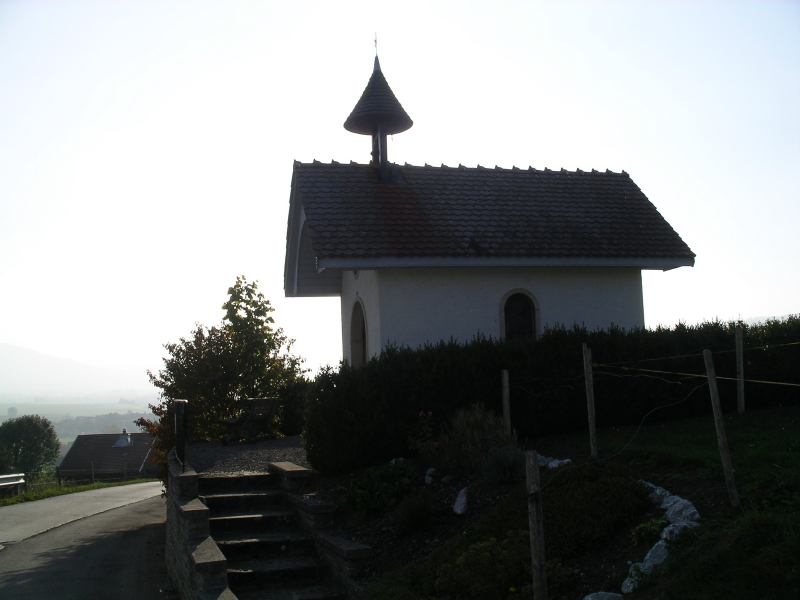
#> input picture Otsu/image.jpg, 1600 x 1200 px (shown at 1/2 size)
$ python otsu.py
#> lines starting #> are read from the running program, lines starting #| are printed output that depends on the picture
import numpy as np
import cv2
from matplotlib import pyplot as plt

def otsu(image):
    nbins = 256
    hist, bins = np.histogram(image.flatten(), nbins, [0, nbins], density=True)

    w0 = 0
    sum0 = 0
    ut = np.dot(hist, np.arange(nbins))

    max_sigma = -1 # sigma = variance
    max_sigma_position = -1

    for t in range(1, nbins):
        w0 += hist[t-1]
        w1 = 1.0 - w0

        if (w0 == 0 or w1 == 0):
            continue

        sum0 += (t-1) * hist[t-1]
        u0 = sum0 / w0
        u1 = (ut - (w0 * u0)) / w1

        curr_sigma = w0 * w1 * ((u0 - u1)**2)
        if (curr_sigma > max_sigma):
            max_sigma = curr_sigma
            max_sigma_position = t

    return max_sigma_position


def otsu_hist_equalization(image):
    img = cv2.cvtColor(image, cv2.COLOR_BGR2HSV)

    v_channel = img[:, :, 2]

    threshold = otsu(v_channel)
    print("Threshold =", threshold)

    nbins = 256
    hist, bins = np.histogram(v_channel.flatten(), nbins, [0, nbins])

    hist_acc = hist.cumsum()
    hist_acc_threshold = hist_acc[:threshold]

    LUT = np.arange(256, dtype=np.uint8)
    x = (threshold - 1) / hist_acc_threshold[-1]
    LUT[:threshold] = x * hist_acc_threshold

    v_channel[:] = LUT[v_channel]

    img = cv2.cvtColor(img, cv2.COLOR_HSV2BGR)
    return img


# MAIN
if __name__ == '__main__':
    image = cv2.imread('image.jpg', cv2.IMREAD_COLOR)
#> image is the input picture: shape (1200, 1600, 3); mean B, G, R 130.6, 130.4, 127.6

    if (image.shape[0] > 1000 or image.shape[1] > 1000):
       image = cv2.resize(image, (0,0), fx=0.5, fy=0.5)
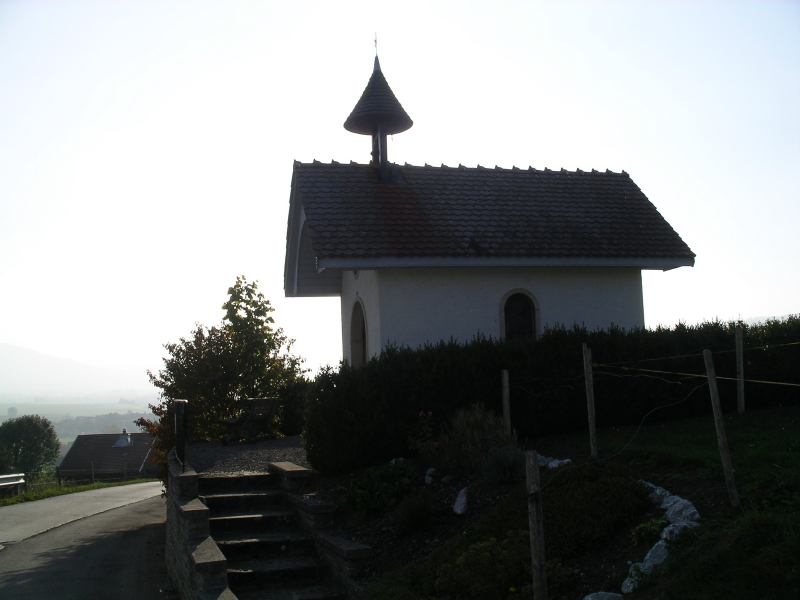
#> image: shape (600, 800, 3); mean B, G, R 130.7, 130.5, 127.7

    equalized_img = otsu_hist_equalization(image)
#> in otsu_hist_equalization, `img = cv2.cvtColor(image, cv2.COLOR_BGR2HSV)`: img: shape (600, 800, 3); mean H, S, V 61.5, 36.4, 132.5
#> in otsu_hist_equalization, `v_channel = img[:, :, 2]`:
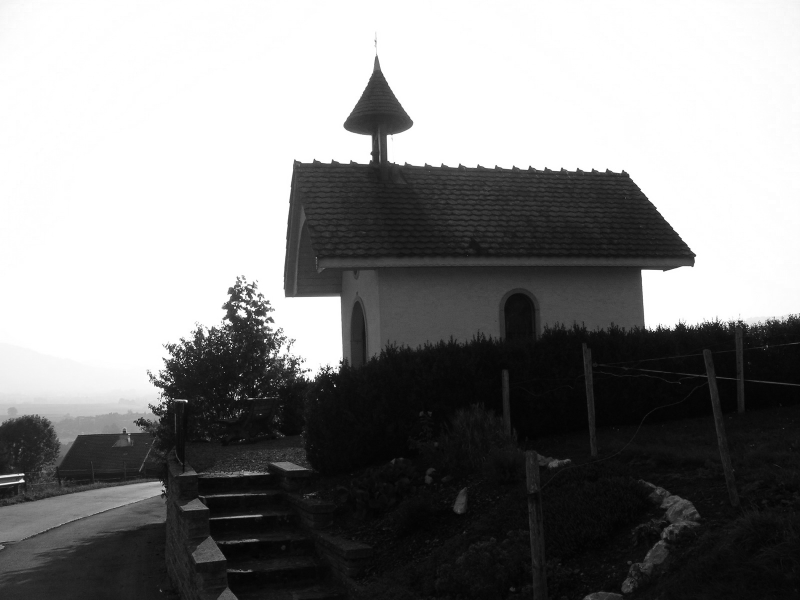
#> v_channel: shape (600, 800); min 3, max 255, mean 132.5
#> in otsu, `hist, bins = np.histogram(image.flatten(), nbins, [0, nbins], density=..`: hist = 256 values, max 0.335 at index 255, min 0 at index 0, mean 0.00391; bins = 257 values from 0 to 256
#> in otsu, `ut = np.dot(hist, np.arange(nbins))`: ut = 132.5
#> the loop in otsu, `for t in range(1, nbins):` made 255 passes
#> (w0, w1, sum0, u0, u1, curr_sigma, max_sigma) on passes 4 to 15: (0.000142, 1, 0.000425, 3, 132.5, 2.38, 2.38), (0.00211, 0.998, 0.00832, 3.93, 132.8, 35.02, 35.02), (0.00936, 0.991, 0.0445, 4.76, 133.7, 154.1, 154.1), (0.0223, 0.978, 0.122, 5.48, 135.4, 368.4, 368.4), (0.0398, 0.96, 0.245, 6.15, 137.7, 662.1, 662.1), (0.0607, 0.939, 0.412, 6.79, 140.6, 1021.8, 1021.8), (0.0844, 0.916, 0.625, 7.41, 144, 1442.7, 1442.7), (0.109, 0.891, 0.87, 7.99, 147.7, 1894.1, 1894.1), (0.133, 0.867, 1.14, 8.54, 151.6, 2362.9, 2362.9), (0.157, 0.843, 1.42, 9.06, 155.4, 2832.4, 2832.4), (0.179, 0.821, 1.7, 9.54, 159.2, 3287.6, 3287.6), (0.198, 0.802, 1.98, 9.98, 162.8, 3714, 3714)
#> (w0, w1) on passes 1 to 3: (0, 1), (0, 1), (0, 1)
#> after the loop in otsu, `for t in range(1, nbins):`: max_sigma = 12075.3; max_sigma_position = 142; sum0 = 47.09; w0 = 0.665
#> in otsu_hist_equalization, `threshold = otsu(v_channel)`: threshold = 142
#| Threshold = 142
#> in otsu_hist_equalization, `hist, bins = np.histogram(v_channel.flatten(), nbins, [0, nbins])`: hist = 256 values, max 160763 at index 255, min 0 at index 0, mean 1875; bins = 257 values from 0 to 256
#> in otsu_hist_equalization, `hist_acc = hist.cumsum()`: hist_acc = 256 values from 0 to 480000
#> in otsu_hist_equalization, `hist_acc_threshold = hist_acc[:threshold]`: hist_acc_threshold = 142 values from 0 to 259170
#> in otsu_hist_equalization, `x = (threshold - 1) / hist_acc_threshold[-1]`: x = 0.000544
#> in otsu_hist_equalization, `v_channel[:] = LUT[v_channel]`:
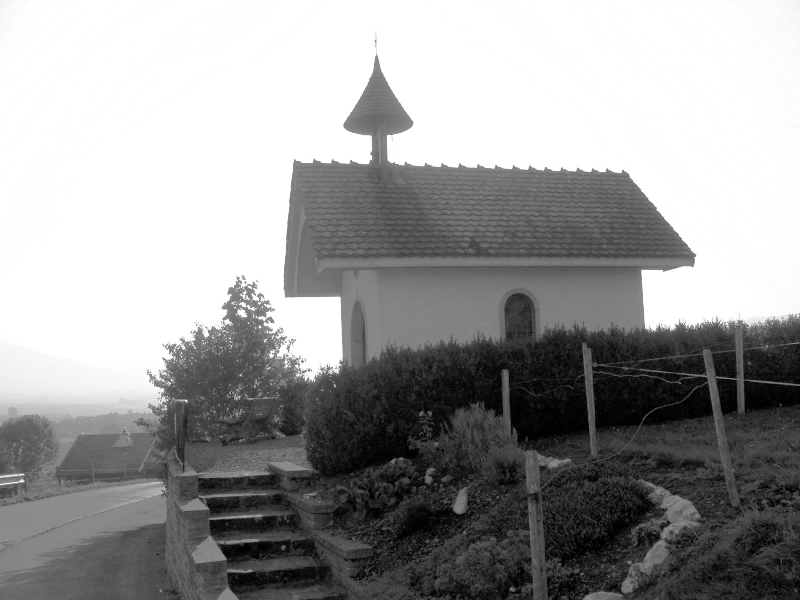
#> v_channel: shape (600, 800); min 0, max 255, mean 154.3
#> in otsu_hist_equalization, `img = cv2.cvtColor(img, cv2.COLOR_HSV2BGR)`:
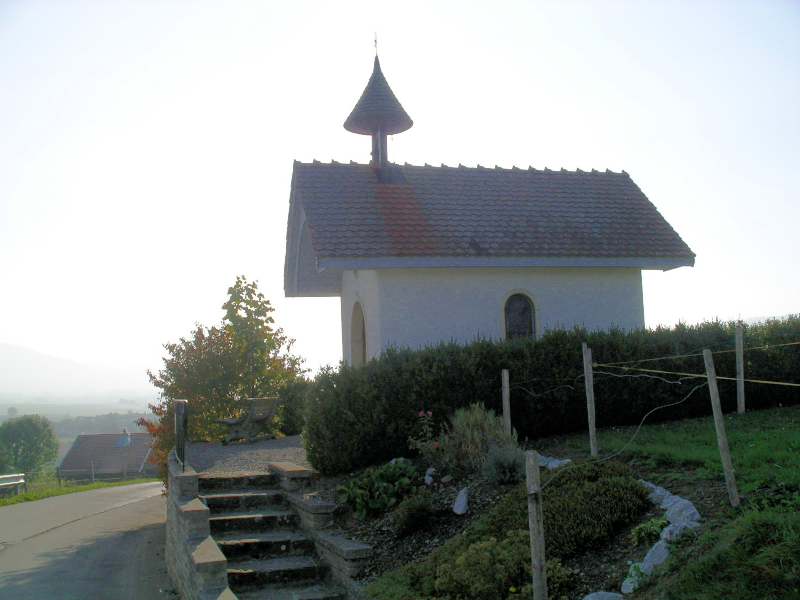
#> img: shape (600, 800, 3); mean B, G, R 149.8, 151.1, 145.6

    # [8 lines of commented-out code are left out]
    cv2.imshow('Original', image)
    cv2.imshow('Threshold', equalized_img)
    cv2.waitKey(0)
    cv2.destroyAllWindows()
